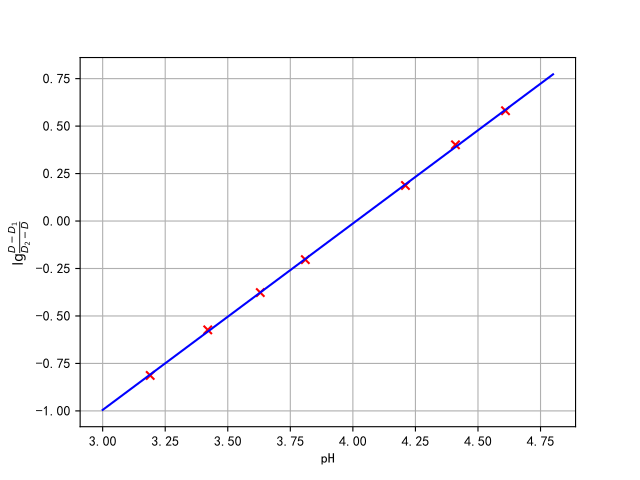

The Python source for this figure:
import matplotlib.pyplot as plt
import numpy as np
from scipy.optimize import leastsq

pH = np.array([
    3.19, 3.42, 3.63, 3.81, 4.21, 4.41, 4.61
])

D = np.array([
    0.093, 0.146, 0.204, 0.265, 0.416, 0.491, 0.543
])

D_1 = 0.002
D_2 = 0.685

lg = np.log10((D-D_1)/(D_2-D))

def func(p, x):
    k, b = p
    return k * x + b

def error(p, x, y):
    return func(p, x) - y

p0 = [1, 20]

k_, b_ = leastsq(error, p0, args=(pH, lg))[0]
print(f'y = {k_:.5f} x + {b_:.5f}')
x_ = np.linspace(3, 4.8, 10)
y_ = k_ * x_ + b_

fig, ax = plt.subplots()
ax.scatter(pH, lg, color='red', marker='x')
ax.plot(x_, y_, color='b')
ax.grid(True)

ax.set_xlabel(r'pH')
ax.set_ylabel(r'$\lg\frac{D-D_1}{D_2-D}$')

plt.show()
